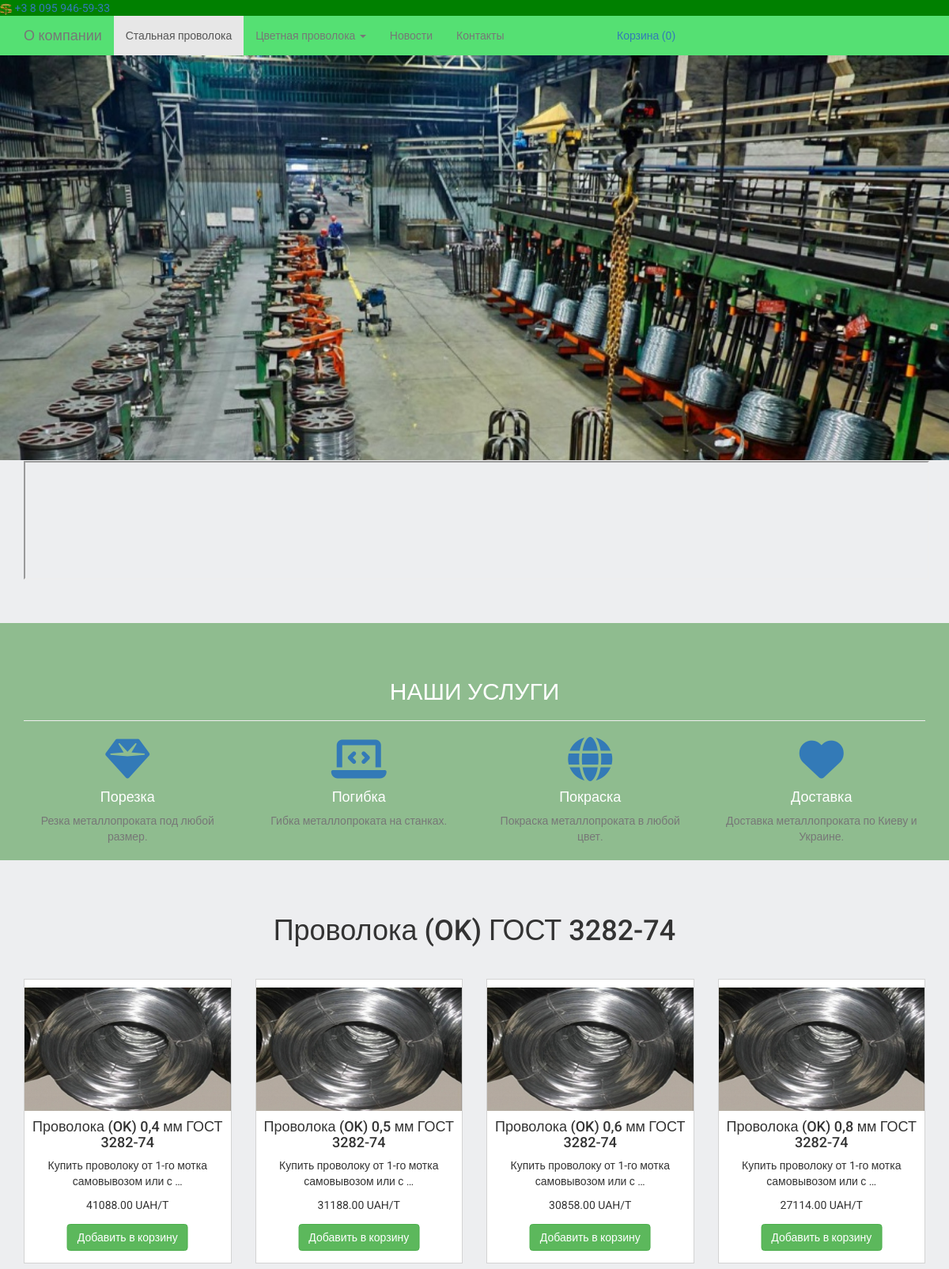
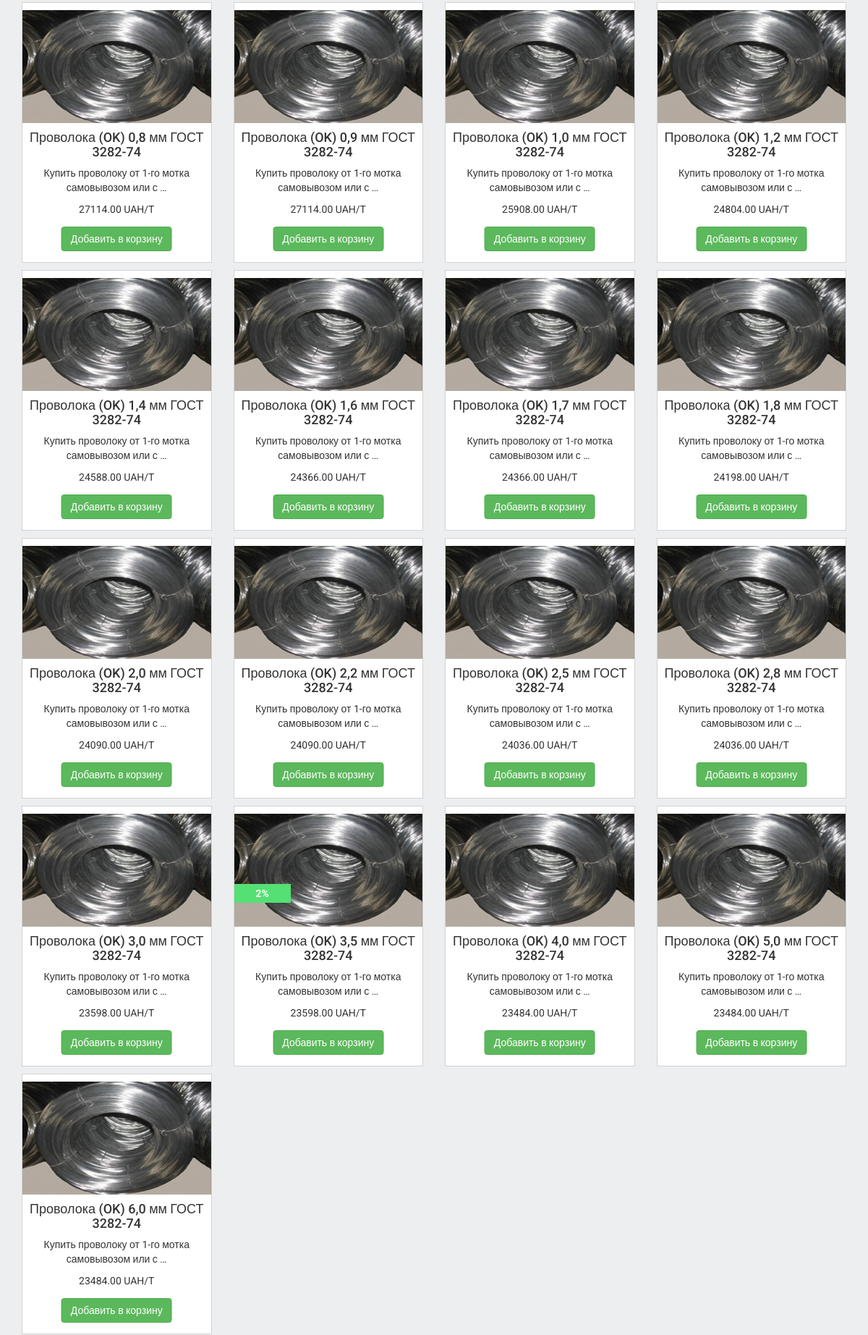
The page / (upper part) on the database its author committed (2 pictures, top to bottom).
### products/models.py (models this page shows, shortened)
class ProductImage(models.Model):
    product = models.ForeignKey(Product, blank=True, null=True, default=None, on_delete=models.PROTECT)
    image = models.ImageField(upload_to='products_images/')
    is_main = models.BooleanField(default=False)
    is_active = models.BooleanField(default=True)
    created = models.DateTimeField(auto_now_add=True, auto_now=False)
    updated = models.DateTimeField(auto_now_add=False, auto_now=True)
    class Meta:
        verbose_name = 'Фотография'
        verbose_name_plural = 'Фотографии'

class Product(models.Model):
    name = models.CharField(max_length=64, blank=True, null=True, default=None)
    slug = models.SlugField(default=0, max_length=200, db_index=True)
    price = models.DecimalField(max_digits=10, decimal_places=2, default=0)
    discount = models.IntegerField(default=0)
    nmb = models.IntegerField(default=1)
    stock = models.PositiveIntegerField(default=0, verbose_name="На складе")
    available = models.BooleanField(default=True, verbose_name="Доступен")
    category = models.ForeignKey(ProductCategory, blank=True, null=True, default=None, on_delete=models.PROTECT)
    short_description = models.TextField(blank=True, null=True, default=None)
    description = models.TextField(blank=True, null=True, default=None)
    is_active = models.BooleanField(default=True)
    created = models.DateTimeField(auto_now_add=True, auto_now=False)
    updated = models.DateTimeField(auto_now_add=False, auto_now=True)
    class Meta:
        verbose_name = 'Товар'
        verbose_name_plural = 'Товары'

### contact/views.py (the view)
# urls.py: 2. Add a URL to urlpatterns:  url(r'^$', views.home, name='home')
def home(request):
    products_images = ProductImage.objects.filter(is_active=True, is_main=True, product__is_active=True)
    products_images_ok = products_images.filter(product__category__id=1)
    products_images_knitting = products_images.filter(product__category__id=2)
    products_images_welding = products_images.filter(product__category__id=3)
    products_images_nichrome = products_images.filter(product__category__id=4)
    products_images_galvanized = products_images.filter(product__category__id=5)
    products_images_spring = products_images.filter(product__category__id=6)
    return render(request, 'landing/home.html', locals())

### orders/context_processors.py (called while the page is built)
def getting_basket_info(request):
    session_key = request.session.session_key
    if not session_key:
        request.session["session_key"] = 123
        request.session.cycle_key()
    products_in_basket = ProductInBasket.objects.filter(session_key=session_key, is_active=True, order__isnull=True)
    products_total_nmb = products_in_basket.count()
    return locals()

### templates/landing/home.html (shortened to what this page needs)
{% extends 'base.html' %}
{% load static %}
{% block content %}
    <div class="section-top">
        {% include 'landing/slider.html' %}
    </div>
    <div class="section section1">
        <div class="container">
            <div class="row">
                <div class="col-lg-12">
                </div>
                {% include 'landing/frame.html' %}
                </div>
        </div>
    </div>
    <div class="section section-delivery">
        <div>
            {% include 'landing/service.html' %}
        </div>
    </div>
    <div class="section section2 phones-container">
        <div class="container">
            <div class="row">
                <div class="col-lg-12">
                    <h1 class="text-center">
                        Проволока (OK) ГОСТ 3282-74
                    </h1>
                </div>
                {% for product_image in products_images_ok %}
                    {% include 'landing/product_item.html' %}
                {% endfor %}
            </div>
        </div>
    </div>
{% endblock %}

### templates/landing/product_item.html
<div class="col-lg-3">
    <div class="product-item">
        <div>
            <a href="{% url 'product' product_image.product.id %}">
                <img src="{{ product_image.image.url }}" class="img-responsive">
            </a>
        </div>
        {% if product_image.product.discount %}
            <div class="discount-container">
                <span>{{ product_image.product.discount }}%</span>
            </div>
        {% endif %}
        <h4>{{ product_image.product.name }}</h4>
        <p>
            {{ product_image.product.description|truncatechars_html:50 }}
        </p>
        <div>
            {{ product_image.product.price }} UAH/T
        </div>
        <div class="add-to-card-btn">
            <button class="btn btn-success">
                Добавить в корзину
            </button>
        </div>
    </div>
</div>

### static/static_dev/css/style.css (style rules this page uses)
html, body { height: 100%; max-height: 100%; font-family: 'Roboto', sans-serif; background-color: #edeef0; }
.section-top { margin-bottom: 20px; }
.section { padding: 50px 0; }
.section h1 { margin-bottom: 40px; }
.product-item { height: 360px; background-color: white; border: 1px solid lightgrey; position: relative; padding: 10px 0 10px 0; text-align: center; margin-bottom: 10px; }
.add-to-card-btn { position: absolute; bottom: 15px; left: 50%; transform: translateX(-50%); }
.discount-container { position: absolute; top: 30%; background: #55e073; width: 30%; color: white; font-weight: 700; padding: 3px; }
.section-delivery { height: 300px; background-color: darkseagreen; text-align: center; color: white; }

### static/static_dev/css/slider.css (style rules this page uses)
.container { position: relative; }

### static/static_dev/css/contact.css (style rules this page uses)
html, body { height: 100%; max-height: 100%; font-family: 'Roboto', sans-serif; }

### rows shown on the page
ProductImage: image (picture), product.name "Проволока (OK) 0,4 мм ГОСТ 3282-74", product.description "Купить проволоку от 1-го мотка самовывозом или с …", product.price "41088.00"
ProductImage: image (picture), product.name "Проволока (OK) 0,5 мм ГОСТ 3282-74", product.description "Купить проволоку от 1-го мотка самовывозом или с …", product.price "31188.00"
ProductImage: image (picture), product.name "Проволока (OK) 0,6 мм ГОСТ 3282-74", product.description "Купить проволоку от 1-го мотка самовывозом или с …", product.price "30858.00"
ProductImage: image (picture), product.name "Проволока (OK) 0,8 мм ГОСТ 3282-74", product.description "Купить проволоку от 1-го мотка самовывозом или с …", product.price "27114.00"
ProductImage: image (picture), product.name "Проволока (OK) 0,8 мм ГОСТ 3282-74", product.description "Купить проволоку от 1-го мотка самовывозом или с …", product.price "27114.00"
ProductImage: image (picture), product.name "Проволока (OK) 0,9 мм ГОСТ 3282-74", product.description "Купить проволоку от 1-го мотка самовывозом или с …", product.price "27114.00"
ProductImage: image (picture), product.name "Проволока (OK) 1,0 мм ГОСТ 3282-74", product.description "Купить проволоку от 1-го мотка самовывозом или с …", product.price "25908.00"
ProductImage: image (picture), product.name "Проволока (OK) 1,2 мм ГОСТ 3282-74", product.description "Купить проволоку от 1-го мотка самовывозом или с …", product.price "24804.00"
ProductImage: image (picture), product.name "Проволока (OK) 1,4 мм ГОСТ 3282-74", product.description "Купить проволоку от 1-го мотка самовывозом или с …", product.price "24588.00"
ProductImage: image (picture), product.name "Проволока (OK) 1,6 мм ГОСТ 3282-74", product.description "Купить проволоку от 1-го мотка самовывозом или с …", product.price "24366.00"
ProductImage: image (picture), product.name "Проволока (OK) 1,7 мм ГОСТ 3282-74", product.description "Купить проволоку от 1-го мотка самовывозом или с …", product.price "24366.00"
ProductImage: image (picture), product.name "Проволока (OK) 1,8 мм ГОСТ 3282-74", product.description "Купить проволоку от 1-го мотка самовывозом или с …", product.price "24198.00"
ProductImage: image (picture), product.name "Проволока (OK) 2,0 мм ГОСТ 3282-74", product.description "Купить проволоку от 1-го мотка самовывозом или с …", product.price "24090.00"
ProductImage: image (picture), product.name "Проволока (OK) 2,2 мм ГОСТ 3282-74", product.description "Купить проволоку от 1-го мотка самовывозом или с …", product.price "24090.00"
ProductImage: image (picture), product.name "Проволока (OK) 2,5 мм ГОСТ 3282-74", product.description "Купить проволоку от 1-го мотка самовывозом или с …", product.price "24036.00"
ProductImage: image (picture), product.name "Проволока (OK) 2,8 мм ГОСТ 3282-74", product.description "Купить проволоку от 1-го мотка самовывозом или с …", product.price "24036.00"
ProductImage: image (picture), product.name "Проволока (OK) 3,0 мм ГОСТ 3282-74", product.description "Купить проволоку от 1-го мотка самовывозом или с …", product.price "23598.00"
ProductImage: image (picture), product.discount "2", product.name "Проволока (OK) 3,5 мм ГОСТ 3282-74", product.description "Купить проволоку от 1-го мотка самовывозом или с …", product.price "23598.00"
ProductImage: image (picture), product.name "Проволока (OK) 4,0 мм ГОСТ 3282-74", product.description "Купить проволоку от 1-го мотка самовывозом или с …", product.price "23484.00"
ProductImage: image (picture), product.name "Проволока (OK) 5,0 мм ГОСТ 3282-74", product.description "Купить проволоку от 1-го мотка самовывозом или с …", product.price "23484.00"
ProductImage: image (picture), product.name "Проволока (OK) 6,0 мм ГОСТ 3282-74", product.description "Купить проволоку от 1-го мотка самовывозом или с …", product.price "23484.00"
